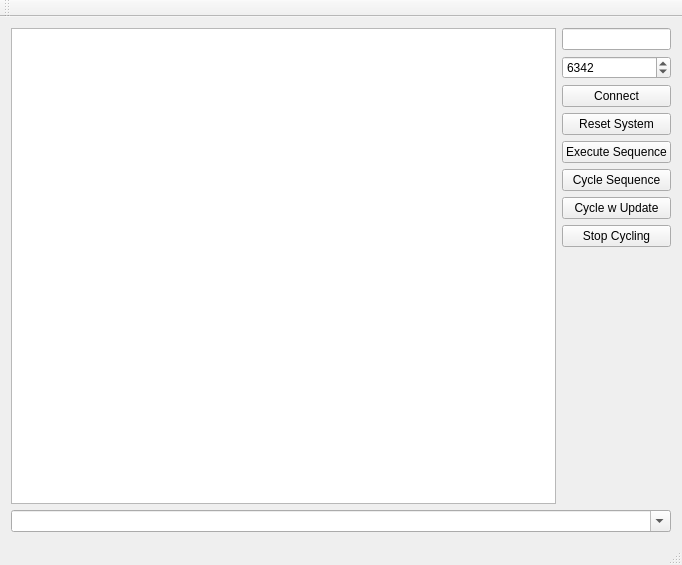
<?xml version="1.0" encoding="UTF-8"?>
<ui version="4.0">
 <class>QTelnetTester</class>
 <widget class="QMainWindow" name="QTelnetTester">
  <property name="geometry">
   <rect>
    <x>0</x>
    <y>0</y>
    <width>682</width>
    <height>565</height>
   </rect>
  </property>
  <property name="windowTitle">
   <string>QTelnetTester</string>
  </property>
  <widget class="QWidget" name="centralWidget">
   <layout class="QGridLayout" name="gridLayout">
    <item row="0" column="0" rowspan="9">
     <widget class="QPlainTextEdit" name="teOutput">
      <property name="font">
       <font>
        <family>Courier New</family>
       </font>
      </property>
      <property name="readOnly">
       <bool>true</bool>
      </property>
     </widget>
    </item>
    <item row="5" column="1">
     <widget class="QPushButton" name="btCycleSequence">
      <property name="text">
       <string>Cycle Sequence</string>
      </property>
     </widget>
    </item>
    <item row="0" column="1">
     <widget class="QLineEdit" name="leAddr">
      <property name="sizePolicy">
       <sizepolicy hsizetype="Minimum" vsizetype="Fixed">
        <horstretch>0</horstretch>
        <verstretch>0</verstretch>
       </sizepolicy>
      </property>
     </widget>
    </item>
    <item row="8" column="1">
     <spacer name="verticalSpacer">
      <property name="orientation">
       <enum>Qt::Vertical</enum>
      </property>
      <property name="sizeHint" stdset="0">
       <size>
        <width>20</width>
        <height>347</height>
       </size>
      </property>
     </spacer>
    </item>
    <item row="4" column="1">
     <widget class="QPushButton" name="btExecuteSequence">
      <property name="text">
       <string>Execute Sequence</string>
      </property>
     </widget>
    </item>
    <item row="9" column="0" colspan="2">
     <widget class="QCmdWidget" name="cbCmd">
      <property name="editable">
       <bool>true</bool>
      </property>
     </widget>
    </item>
    <item row="6" column="1">
     <widget class="QPushButton" name="btCycleSequenceWithIndividualCommandUpdate">
      <property name="text">
       <string>Cycle w Update</string>
      </property>
     </widget>
    </item>
    <item row="2" column="1">
     <widget class="QPushButton" name="btConnect">
      <property name="text">
       <string>Connect</string>
      </property>
     </widget>
    </item>
    <item row="1" column="1">
     <widget class="QSpinBox" name="sbPort">
      <property name="minimum">
       <number>1</number>
      </property>
      <property name="maximum">
       <number>65535</number>
      </property>
      <property name="value">
       <number>6342</number>
      </property>
     </widget>
    </item>
    <item row="3" column="1">
     <widget class="QPushButton" name="btResetSystem">
      <property name="text">
       <string>Reset System</string>
      </property>
     </widget>
    </item>
    <item row="7" column="1">
     <widget class="QPushButton" name="btStopCycling">
      <property name="text">
       <string>Stop Cycling</string>
      </property>
     </widget>
    </item>
   </layout>
  </widget>
  <widget class="QMenuBar" name="menuBar">
   <property name="geometry">
    <rect>
     <x>0</x>
     <y>0</y>
     <width>682</width>
     <height>21</height>
    </rect>
   </property>
  </widget>
  <widget class="QToolBar" name="mainToolBar">
   <attribute name="toolBarArea">
    <enum>TopToolBarArea</enum>
   </attribute>
   <attribute name="toolBarBreak">
    <bool>false</bool>
   </attribute>
  </widget>
  <widget class="QStatusBar" name="statusBar"/>
 </widget>
 <layoutdefault spacing="6" margin="11"/>
 <customwidgets>
  <customwidget>
   <class>QCmdWidget</class>
   <extends>QComboBox</extends>
   <header>QCmdWidget.h</header>
  </customwidget>
 </customwidgets>
 <resources/>
 <connections/>
</ui>
